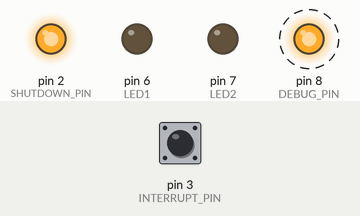
Simulated run of this sketch. Board: Arduino Uno, built with avr-gcc and run on an emulated ATmega328P. Shown: output pins drawn as LEDs (lit = HIGH). Dashed ring = blinking. The inputs (shaded band) are chosen by the test bench; at power-on: pin 3 (INTERRUPT_PIN) HIGH. What the sketch prints to the serial monitor is not drawn.

Above: at 1.2 s.
1.3 s: pin 3 (INTERRUPT_PIN) pulled LOW for 0.15 s
Timing chart, 0 to 10.3 s (numbered marks = the images above; inputs shaded):
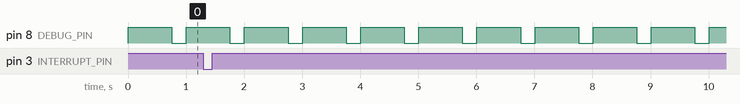

Measured:
- after the input at 1.3 s, pin 6 (LED1): stays LOW (without the input it goes to HIGH after 0.71 s)
- by itself, pin 8 (DEBUG_PIN): alternates HIGH for 0.75 s and LOW for 0.25 s

The sketch:

Mark3.3.ino
```cpp
// (licence header left out)
// Uncomment the following line to use the developer's feature to verify the software
// using a sensor emulator instead of the VL53 hardware
#define DEBUG_MODE

#include <Wire.h>

#ifdef DEBUG_MODE
#include "DEBUG/Mark3.2-Verifier.h"
#include "DEBUG/SensorEmulator.h"
#else
#include "SparkFun_VL53L1X.h" //Click here to get the library: http://librarymanager/All#SparkFun_VL53L1X
#endif

#include "src/PeopleCounter/PeopleCounter.h"

//Mandatory interrupt and shutdown pins.
#define SHUTDOWN_PIN 2    // Connect to directly XSHUT pin (pull high to 5V using 10k resistor, if pin on VL53 is too sensitive)
#define INTERRUPT_PIN 3   // Pull high to 5V using 10k resistor and connect to GPIO1 on VL53

#ifdef DEBUG_MODE
#define DEBUG_PIN 8 // reserved for debugging purposes to generate interrupts. Do not use pin elsewhere
#endif

// ROI Center References
#define LEFT_ROI_REFERENCE    167 //center of left SPAD
#define RIGHT_ROI_REFERENCE   231 //center of right SPAD

// Zone
#define LEFT_ZONE 0
#define RIGHT_ZONE 1

// Interrupt Thresholds
#define DETECTION_THRESHOLD_MAX  1780
#define DETECTION_THRESHOLD_MIN  100

// People Counter Thresholds
#define VACANCY_THRESHOLD_PERCENTAGE 5
#define HEIGHT_TOLERANCE  10 // peak variation tolerance

/* Control Pins */
int LED1 = 6;
int LED2 = 7;

// Time of Flight Sensor Instantiation
#ifdef DEBUG_MODE
SensorEmulator distanceSensor(DEBUG_PIN, 250, 250);
#else
//SFEVL53L1X distanceSensor;
//Uncomment the following line to use the optional shutdown and interrupt pins.
SFEVL53L1X distanceSensor(Wire, SHUTDOWN_PIN, INTERRUPT_PIN);
#endif

/* Shared variables between interrupt routine and main program */
volatile int currentROIZone;
volatile int distance;
volatile PeopleCounter pplCounter(DETECTION_THRESHOLD_MAX, DETECTION_THRESHOLD_MAX - \
  DETECTION_THRESHOLD_MIN, VACANCY_THRESHOLD_PERCENTAGE);
#ifdef DEBUG_MODE
volatile bool interruptEvent;
volatile int interruptCount;
#endif

/* Interrupt Service Routine for when there is any activity
   in the sensor's field of view */
void getRangingData(void)
{
  #ifdef DEBUG_MODE
  interruptEvent = true;
  interruptCount++;
  #endif
  distance = distanceSensor.getDistance();
  Zone zone = (currentROIZone == LEFT_ZONE) ? LEFT : RIGHT;
  pplCounter.addData(distance, zone);
  distanceSensor.clearInterrupt();
}


//Method to set Region of Interest
void setROICenter(uint16_t center)
{
  uint16_t x = (uint16_t) 8;    //split into 8x16 to use half the sensor
  uint16_t y = (uint16_t) 16;
  distanceSensor.setROI(x, y, center);
}

//Method to initialize sensor, initialize communication
void setup(void)
{

  uint16_t X, Y;
  uint8_t Center;

  Wire.begin(); //initialize communication line

  Serial.begin(115200); //baud rate 115200, *(460800 bauds/sec ??)
  Serial.println("VL53L1X Qwiic Test");

  if (distanceSensor.begin() != 0) //Begin returns 0 on a good init
  {
    Serial.println("Sensor failed to begin. Please check wiring. Freezing...");
    while (1);
  }
  Serial.println("Sensor online!");

  distanceSensor.setDistanceModeShort(); //short mode for vals between 0-1500 mm
  //distanceSensor.setDistanceModeLong();

  Serial.println("Set to Short!");

  pinMode(LED1, OUTPUT);
  pinMode(LED2, OUTPUT);

  X = distanceSensor.getROIX();
  Y = distanceSensor.getROIY();

  Serial.println("INITIALIZING");
  Serial.print(X);
  Serial.print(",");
  Serial.print(Y);

  Serial.println();

  X = (uint16_t) 8;
  Y = (uint16_t) 16;
  Center = (uint8_t) 167; //sets left spad as initial center

  //print statements for initial setup
  //Serial.print("Setting initial X,Y,Center to %u,%u,%u",X,Y,Center);


  Serial.println("AFTER SETING X Y CENTER");
  Serial.print(X);
  Serial.print(",");
  Serial.print(Y);
  Serial.print(",");
  Serial.print(Center);

  Serial.println();


  distanceSensor.setROI(X, Y, Center);
  //Serial.println("%i,%i,%i have been set.",X,Y,Center);

  Serial.println();
  Serial.print("THE MATRIX: ");
  Serial.print(X);
  Serial.print(",");
  Serial.print(Y);
  Serial.print(",");
  Serial.print(Center);
  Serial.println();

  // Min timing budget for short mode is 20ms; default was 0
  distanceSensor.setTimingBudgetInMs((uint16_t) 50);

  // IMP must be > timing budget + 4ms (default was 103)
  distanceSensor.setIntermeasurementPeriod((uint16_t) 25);

  distanceSensor.setDistanceThreshold(DETECTION_THRESHOLD_MIN, \
                                      DETECTION_THRESHOLD_MAX, (uint8_t) 3);

  pinMode(SHUTDOWN_PIN, OUTPUT);
  digitalWrite(SHUTDOWN_PIN, 1); // drive and keep high

  pinMode(INTERRUPT_PIN, INPUT_PULLUP);
  attachInterrupt(digitalPinToInterrupt(INTERRUPT_PIN), getRangingData, FALLING);

  distanceSensor.startRanging(); //Write configuration bytes to initiate measurement

}

void loop(void)
{
  /* LEFT ZONE */
  // wait a couple of milliseconds to ensure the setting of the new ROI center for the next ranging is effective
  // otherwise there is a risk that this setting is applied to current ranging (even if timing has expired, the intermeasurement
  // may expire immediately after.
  delay(500);
  currentROIZone = LEFT_ZONE;
  setROICenter(LEFT_ROI_REFERENCE);
  #ifdef DEBUG_MODE
  distanceSensor.generateInterrupt();
  if(interruptEvent)
  {
    print_debug_information(distance, interruptCount,\
    pplCounter.getZoneStatus(LEFT), pplCounter.getZoneStatus(RIGHT));
    interruptEvent = false;
  }
  #endif


  // Switch to Right ROI
  /* RIGHT ZONE */
  delay(500);
  currentROIZone = RIGHT_ZONE;
  setROICenter(RIGHT_ROI_REFERENCE);
  #ifdef DEBUG_MODE
  distanceSensor.generateInterrupt();
  if(interruptEvent)
  {
    print_debug_information(distance, interruptCount,\
    pplCounter.getZoneStatus(LEFT), pplCounter.getZoneStatus(RIGHT));
    interruptEvent = false;
  }
  #endif


  // No one is around
  if (pplCounter.getZoneStatus(LEFT)==Vacant && pplCounter.getZoneStatus(RIGHT)==Vacant)
  {
    Serial.print("PplCount: ");
    Serial.print(pplCounter.getPeopleCount());
    Serial.println();
    digitalWrite(LED1, 1);
  }
  else
  {
    digitalWrite(LED1, 0);
  }
}

/* Stop Ranging only if we don't want to receive any more data */
//distanceSensor.stopRanging();
```

Mark3.2-Verifier.h
```cpp
#include <Arduino.h> // for Serial

char ZoneStatusMapping[4][10] =
{
  "Vacant",
  "Occupied"
};

void print_debug_information(int distance, int interruptCounter, \
int leftZoneStatus, int rightZoneStatus)
{
		Serial.print("Sensor Interrupt!!");
		Serial.println();
		Serial.print("Distance: ");
		Serial.print(distance);
		Serial.println();
		Serial.print("Interrupt Counter: ");
		Serial.print(interruptCounter);
		Serial.println();
		Serial.print("Left Zone Status: ");
		Serial.print(ZoneStatusMapping[leftZoneStatus]);
		Serial.println();
		Serial.print("Right Zone Status: ");
		Serial.print(ZoneStatusMapping[rightZoneStatus]);
		Serial.println();
		Serial.println();
}
```

SensorEmulator.h
```cpp
#include <Arduino.h>

#define DEFAULT_ROI_CENTER_REFERENCE 231

class SensorEmulator
{
	private:
		uint16_t ROI;
		int leftCounter;
        int rightCounter;
		int dataLength = 15;
		int leftDistances5[15] = {1600, 1500, 1400, 1500, 1600, 1550, 1500, 1400, 1500, 1550, 1650, 1660, 1750, 1780, 1780};
		int rightDistances5[15] = {1780, 1600, 1500, 1400, 1500, 1600, 1550, 1500, 1400, 1500, 1550, 1650, 1660, 1750, 1780};
        int debug_pin;
        int timingBudget;
        int interMeasurementPeriod;

	public:
		SensorEmulator(int debug_pin, int timingBudget, int interMeasurementPeriod)
		{
          this->debug_pin = debug_pin;
          this->timingBudget = timingBudget;
          this->interMeasurementPeriod = interMeasurementPeriod;
          pinMode(debug_pin, OUTPUT);
          digitalWrite(debug_pin, HIGH);
		}


        int begin()
        {
           return 0;
        }

		int getDistance()
		{
			if(this->ROI==167)
			{
        this->leftCounter++;
				return leftDistances5[min(this->leftCounter-1,dataLength-1)];
			}
			else if(this->ROI==231)
			{
        this->rightCounter++;
				return rightDistances5[min(this->rightCounter-1,dataLength-1)];
			}
		}

		uint16_t getROI()
		{
			return this->ROI;
		}

		void clearInterrupt()
		{

		}

        void setROI(int min, int max, int center)
        {
            this->ROI = center;
        }


        void setDistanceModeShort()
        {

        }

        void setDistanceModeLong()
        {

        }

        uint16_t getROIX()
        {
          return 8;
        }

        uint16_t getROIY()
        {
          return 16;
        }

        void setDistanceThreshold(int minimum, int maximum, int other)
        {

        }

        uint16_t getTimingBudgetInMs()
        {
          return 0;
        }

        void setTimingBudgetInMs(uint16_t tb)
        {

        }

        uint16_t getIntermeasurementPeriod()
        {

        }

        void setIntermeasurementPeriod(uint16_t imp)
        {

        }

        void startRanging()
        {

        }

        void stopRanging()
        {

        }


        void generateInterrupt()
        {
            if((this->leftCounter!=this->dataLength) \
                && (this->rightCounter!=this->dataLength))
            {
                delay(this->timingBudget);
                digitalWrite(this->debug_pin, LOW);
                delay(this->interMeasurementPeriod);
                digitalWrite(this->debug_pin, HIGH);
            }
        }
};
```

PeakDetector.cpp
```cpp
#ifdef ARDUINO
#include <Arduino.h> // for min function
#else
extern "C" {
#include <stdlib.h>
#include <stdio.h>
}
#ifndef min
#define min(a,b) (((a) < (b)) ? (a) : (b))
#endif
#endif

#include "PeakDetector.h"

/* Initialize PeakDetector */
PeakDetector::PeakDetector(int floorValue)
{
	this->floorThreshold = floorValue;
	this->window = DEFAULT_WINDOW_DATA_WIDTH;
	this->tolerance = DEFAULT_DISPERSION_TOLERANCE;
	this->reset();
};

/* Set the minimum expected distance value */
void PeakDetector::setFloor(int floorValue) volatile
{
	this->floorThreshold = floorValue;
}

/* Set the sliding window size. Default value is 5
(defined as DEFAULT_WINDOW_DATA_WIDTH). Maximum value is
16. */
void PeakDetector::setWindowSize(uint8_t windowSize) volatile
{
	this->window = (windowSize<=MAX_WINDOW_SIZE) ? windowSize : MAX_WINDOW_SIZE;
}

/* Set the maximum allowance for dispersion in data points from
a true smooth curve. Default tolerance is 10
(defined as DEFAULT_DISPERSION_TOLERANCE) */
void PeakDetector::setTolerance(uint8_t tol) volatile
{
	this->tolerance = tol;
}

/* Return the magnitude of the largest peak distance */
int PeakDetector::getLargestPeak(void) volatile
{
	return this->largestPeak;
}

/* Return the number of peaks detected */
int PeakDetector::getNumberOfPeaks(void) volatile
{
	return this->numberofPeaks;
}

/* Return the magnitude of the last peak detected */
int PeakDetector::getLastPeak(void) volatile
{
	return this->lastPeak;
}

/* Return the magnitude of the second largest peak distance */
int PeakDetector::getSecondLastPeak(void) volatile
{
	return this->secondLastPeak;
}

/* Add a distance data point */
void PeakDetector::addDistance(int distance) volatile
{
	if(detectPeak())
	{
		this->bufferCount = 0;
	}

	if(distance<=this->floorThreshold)
	{
		if(this->bufferCount == this->window)
		{
			// shift data set left to add new data
			for(int i=0; i<this->window-1; i++)
			{
				this->distances[i]=this->distances[i+1];
			}
		}
		else
		{
			// increment buffer index
			this->bufferCount++;
		}
		// add new data to buffer
		this->distances[this->bufferCount-1] = distance;

		if(detectPeak())
		{
			int peak = this->distances[0];
			for(int i = 0; i < this->window-1; i++)
			{
				peak = (this->distances[i+1]<peak) ? this->distances[i+1] : peak;
			}
			this->secondLastPeak = this->lastPeak;
			this->lastPeak = peak;
			this->largestPeak = min(peak, this->largestPeak);
			this->numberofPeaks++;
		}
	}
}

/* Perform peak detection on the distances in the window */
bool PeakDetector::detectPeak(void) volatile
{
	if(this->bufferCount == this->window)
	{
		// find the slope of the tangent on the left
		int leftSlope = 0;
		for(int i = 1; i <= this->window/2; i++)
		{
			leftSlope = leftSlope + this->distances[i] - this->distances[i-1];
		}

		// find the slope of the tangent on the right
		int rightSlope = 0;
		for(int i = this->window/2+1; i < this->window; i++)
		{
			rightSlope = rightSlope + this->distances[i] - this->distances[i-1];
		}

		// is absolute value of slope close to zero within tolerance?
		int slope = leftSlope + rightSlope;
		if(abs(slope) <= this->tolerance)
		{
			if(leftSlope<0 && rightSlope>0)
			{
				return true;
			}
		}
	}
	return false;
}

/* Reset the peak detector */
void PeakDetector::reset(void) volatile
{
	this->largestPeak = this->floorThreshold;
	this->lastPeak = this->floorThreshold;
	this->secondLastPeak = this->floorThreshold;
	this->bufferCount = 0;
	this->numberofPeaks = 0;
	for(int i = 0; i < this->window; i++)
	{
		this->distances[i] = this->floorThreshold;
	}
}
```

PeakDetector.h
```cpp
#ifndef PEAKDETECTOR_H
#define PEAKDETECTOR_H

#include <stdint.h>

#define DEFAULT_WINDOW_DATA_WIDTH 5
#define MAX_WINDOW_SIZE 16
#define DEFAULT_DISPERSION_TOLERANCE 10

class PeakDetector
{
	private:
		volatile int largestPeak;
		volatile int secondLastPeak;
		volatile int distances[MAX_WINDOW_SIZE];
		volatile int numberofPeaks;
		volatile int bufferCount;
		volatile int lastPeak;
		volatile uint8_t tolerance;

		volatile uint8_t window;
		volatile int floorThreshold;

	public:
		/* detects the peaks of equidistant points with moving window */
		PeakDetector(int floorValue);
		void setFloor(int floorValue) volatile;
		void setWindowSize(uint8_t windowSize) volatile;
		void setTolerance(uint8_t tol) volatile;
		int getLargestPeak(void) volatile;
		int getNumberOfPeaks(void) volatile;
		int getLastPeak(void) volatile;
		int getSecondLastPeak(void) volatile;
		void addDistance(int distance) volatile;
		bool detectPeak(void) volatile;
		void reset(void) volatile;
};

#endif
```

PeopleCounter.h
```cpp
#ifndef PEOPLECOUNTER_H
#define PEOPLECOUNTER_H

#include "../PeakDetector/PeakDetector.h"
#include <stdint.h>

#ifdef ARDUINO
#include <Arduino.h> // for abs function
#else
extern "C" {
#include <stdlib.h>
#include <stdio.h>
}
#ifndef min
#define min(a,b) (((a) < (b)) ? (a) : (b))
#endif
#endif

#define DEFAULT_VACANCY_PERCENTAGE 5
#define DEFAULT_PEAK_VARIATION_TOLERANCE 10

typedef enum
{
	LEFT,
	RIGHT
} Zone;

typedef enum {
	Vacant,
	Occupied
} ZoneStatus;

class PeopleCounter
{
	public:
		PeopleCounter(int floorThresh, int floorToCeiling, \
			uint8_t vacancyThresholdPer);
		ZoneStatus getZoneStatus(Zone zone) volatile;
		int getPeopleCount(void) volatile;
		void setPeakDetectorFloor(int floor) volatile;
		void setPeakDetectorWindowSize(uint8_t window) volatile;
		void setPeakDetectorDispersionTolerance(uint8_t tol) volatile;
		void setPeakVariationTolerance(uint8_t peakVariationTol) volatile;
		void setVacancyThreshold(uint8_t percent) volatile;
		void addData(int distance, Zone zone) volatile;

	protected:
		//Type definitions
		typedef enum
		{
			LEFT_ZONE,
			RIGHT_ZONE,
			NONE
		} EventZone;

		typedef struct
		{
			EventZone zone;
			int distance;
		} PeakData;

		typedef struct
		{
			PeakData window[2];
			PeakData preWindow;
			uint8_t bufferCount;
			bool bufferFull;
		} PathTracker;

		typedef struct
		{
			EventZone firstPeakZone;
			EventZone lastPeakZone;
			bool zoneOverlap;
			uint8_t numPeaks;
			int marginalChange;
		} PeopleCounterData;

		// Path Data
		volatile PathTracker pathTracker;
		volatile PeopleCounterData peopleCounterData;
		volatile PeakDetector leftZDistances;
		volatile PeakDetector rightZDistances;

	private:
		// Parameters
		volatile int zoneVacancyThreshold;
		volatile int ceilingThreshold, floorThreshold;
		volatile uint8_t peakVariationTolerance;
		volatile int peakDetectionFloor;

		// Output
		volatile int PplCount;

		// Zone Status
		volatile ZoneStatus leftZoneStatus;
		volatile ZoneStatus previousLeftZoneStatus;
		volatile ZoneStatus rightZoneStatus;
		volatile ZoneStatus previousRightZoneStatus;

		// Methods
		void addZDistance(Zone zone, int distance) volatile;
		bool detectPeak(Zone zone) volatile;
		int getLastPeak(Zone zone) volatile;
 		void setZoneStatus(Zone zone, ZoneStatus zStatus) volatile;
		void savePreviousStatus(Zone zone) volatile;
		void initializePeopleCounterData(void) volatile;
		void clearPathBuffer(void) volatile;
		void initializePathTracker(void) volatile;
		void updatePathTracker(Zone zone) volatile;
		void processPathTracker(void) volatile;
		void updatePeopleCounterData(Zone zone) volatile;
		void processPeopleCounterData(void) volatile;
		void clearData(void) volatile;
};

#endif
```

Source omitted: PeakDetectorUnitTests.cpp (6636 bytes), PeopleCounter.cpp (11229 bytes), PeopleCounterTestClass.cpp (3699 bytes), PeopleCounterUnitTests.cpp (17494 bytes)
